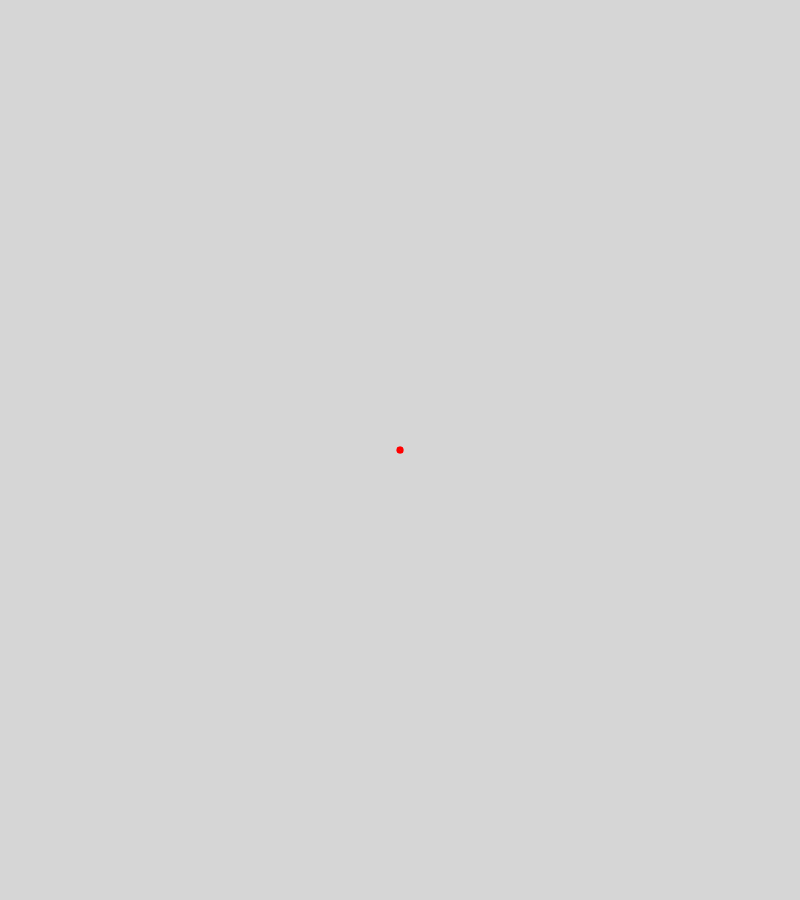
Frame 1 (no input)
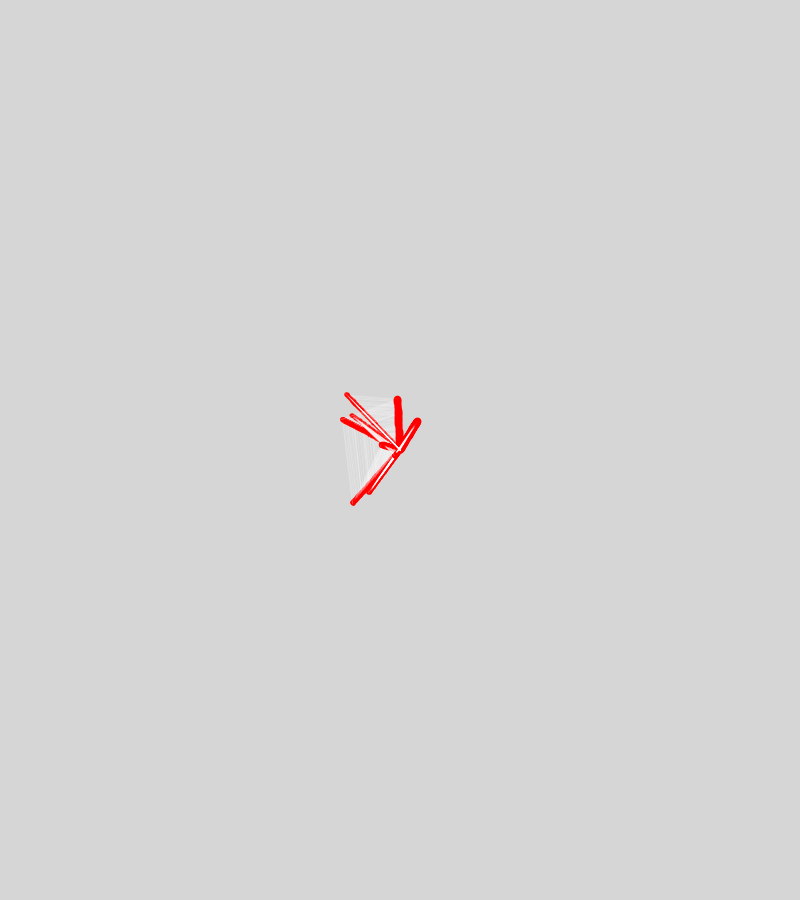
Frame 60 (the mouse pressed at the canvas centre just before this capture)
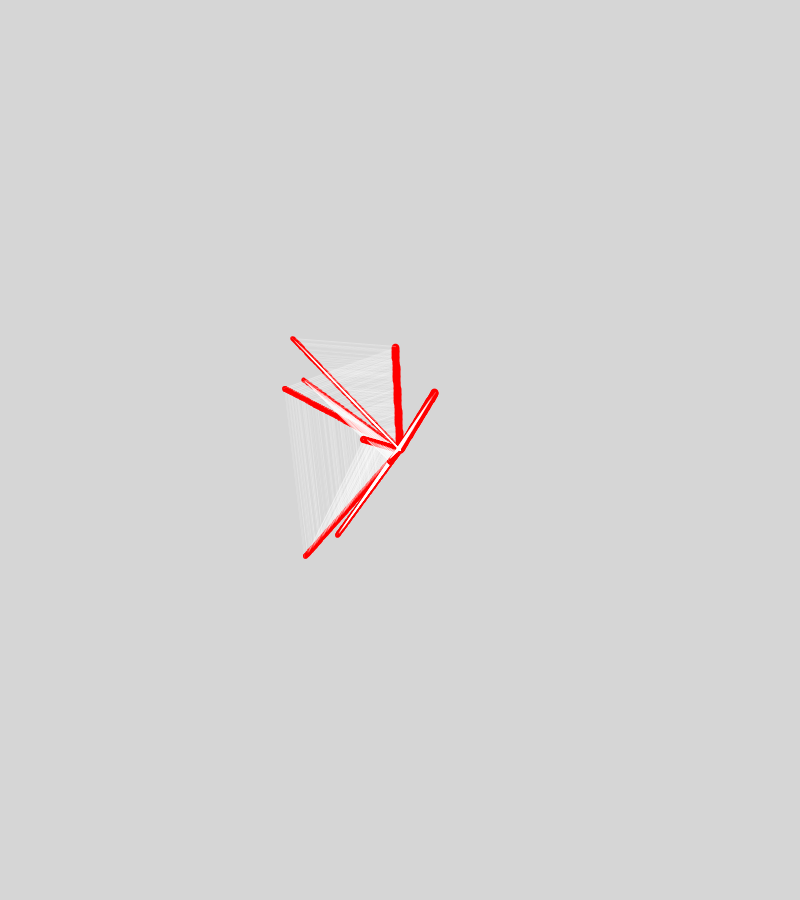
Frame 120 (the mouse held since frame 60 and released just before this capture)

The Processing sketch that drew these frames (run headless with seeded random() and noise(); from frame 60 on, the mouse is pressed at the canvas centre):

// Processing sketch: S7_Gatica
// ── S7_Gatica.pde
//Figura f;
Figura f2;
Figura f3;
Figura f4;


Figura[] f;
int index;






//como puedo hacer que el movimiento de las elipses varien en rotacion junto con angulos, mas fluido
void setup() {
  background(214, 214, 214);

  f = new Figura [10];
  for (int i = 0; i < f.length; i ++) {
    f[i] = new Figura(random(-1, 1), random(-1, 1), random(2, 4));
  }
  size(800, 900);

 
}

// f = new Figura(300, 300, 1);
//f2 = new Figura(600, 600, 1);
//f3 = new Figura(300, 600, 1);
// f4 = new Figura(300, 600, 1);

void draw() {
  //background(255);
 for (int i = 0; i < f.length-1; i ++) {
    f[i].crear();
    f[i].rebote();
    f[i].mover();
    //NOta_Investigar forLoop
    
    f[i].con(f[i+1]);
  }
  //llamada a ellipses

  // f.crear();
  // f2.crear();
  // f3.crear();
  // f4.crear();

  //llamada a accion rebote 

  // f.rebote();
  // f2.rebote();
  // f3.rebote();
  // f4.rebote();


  // f.mover();
  // f2.mover();
  // f3.mover();
  // f4.mover();

  //f.tama();

  //intersecciones de puntos

 //f.con(f2);
 //f3.con(f4);
 //f2.con(f4);

  //f.movF();
  //f2.movF();
  //f3.movF();
  //f4.movF();
}
void mousePressed() {
  background(random(0, 255));
}

// ── Figura.pde
class Figura {

  float x, y, tam;
  float vx;
  float vy;

  //constructor

  Figura( float fx, float fy, float ftam ) {
    this.x= width / 2;
    this.y= height / 2;
    vx = fx;
    vy = fy;

    tam = ftam;
  }

  void crear() {
    smooth();
    stroke(255, 0, 0);
    strokeWeight(tam);
    //noFill();
    //color(255,0,0);
    //noStroke();
    ellipse(x, y, tam, tam);
    //line(x,y,0.1,0.1);
    //point(x,y,1);
  }

  void mover() {

    x+=vx;
    y+=vy;
  }

  void rebote() {
    if (x <= 0 || x >= width) {
      vx*=-1;
    }
    if (y <=0|| y >= height) {
      vy*=-1;
    }
  }

  void con(Figura m) {
    if (dist(x, y, m.x, m.y) < 850) {
      strokeWeight(random(0.01, 1));
      stroke(255, 80);
      line(x, y, m.x, m.y);
    }
  }
  //void tama() {
  //x = x + 0.04;
  //  y = cos(x)*2;
  //  translate(width/2, height/2);
  // scale(random(1));
  //fill(random(1));
  // void movF() {
  //this.x++;
  // float x = noise(frameCount*.01);
  // float y2 = map(x, 0, 1, -5, 5);
  //this.y+= y2;
}
